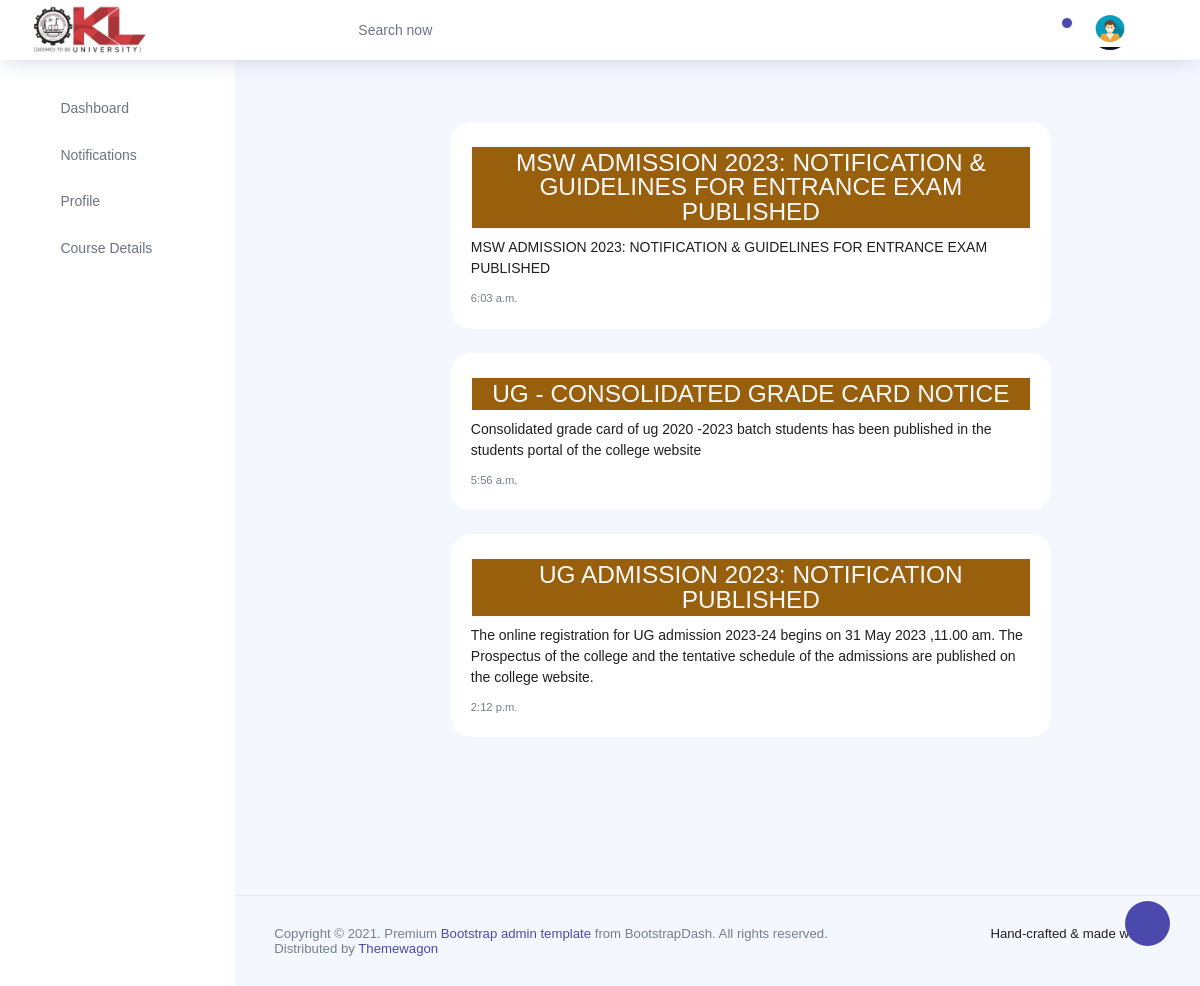
The app's page /view_notification with its own data.
### homeapp/models.py (models this page shows)
class Notification(models.Model):
    subject=models.CharField(max_length=100)
    content=models.TextField()
    updated=models.DateTimeField(auto_now_add=True)
    created=models.TimeField()
    class Meta:
        ordering=['-updated','-created']

### homeapp/views.py (the view)
# urls.py: path('view_notification',views.view_notification,name='view_notification'),
def view_notification(request):
    notifications=Notification.objects.all()
    return render(request,'student_template/view_notification.html',{'notifications':notifications})

### templates/student_template/view_notification.html
{% extends 'student_template/student_dashboard.html' %}
{% load crispy_forms_tags %}
{% block content %}
{% for notification in notifications %}
<div class="container mt-4">
  <div class="card" style="width:600px;margin-left:20%">
    <div class="card-body">
      <h3 class="card-subtitle style mb-2 bg-$blue-200 text-light p-1 my-1 text-light"style="background-color: #985f0d;text-align: center;color:#ffffff; border: solid 1px; border-color:#96a2b">{{notification.subject}}</h3>
    <p class="card-text">{{notification.content}}</p>
      <p class="card-text">
        <small class="text-muted">{{notification.created}}</small>
      </p>
    </div>
  </div>
</div>
{% endfor %}
{% endblock %}

### records on screen
Notification: subject "MSW ADMISSION 2023: NOTIFICATION & GUIDELINES FOR ENTRANCE EXAM PUBLISHED", content "MSW ADMISSION 2023: NOTIFICATION & GUIDELINES FOR ENTRANCE EXAM PUBLISHED", created "6:03 a.m."
Notification: subject "UG - CONSOLIDATED GRADE CARD NOTICE", content "Consolidated grade card of ug 2020 -2023 batch students has been published in the students portal of the college website", created "5:56 a.m."
Notification: subject "UG ADMISSION 2023: NOTIFICATION PUBLISHED", content "The online registration for UG admission 2023-24 begins on 31 May 2023 ,11.00 am. The Prospectus of the college and the tentative schedule of the admissions are published on the college website.", created "2:12 p.m."
